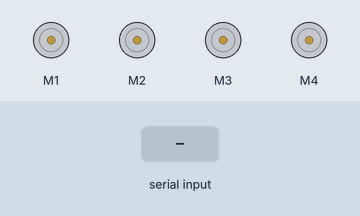
Simulated run of this sketch. Board: Arduino Mega 2560, built with avr-gcc and run on an emulated ATmega2560. Shown: 4 × DC motor (green arrow = forward, orange = backward, longer = faster). Inputs (shaded band) come from the test bench.

Above: at 1.2 s.
1.3 s: "a" received over Serial
At 2.1 s:
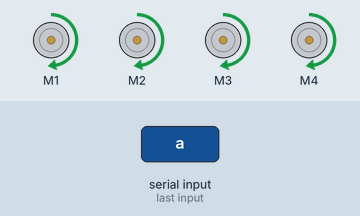
2.8 s: "b" received over Serial
At 3.2 s:
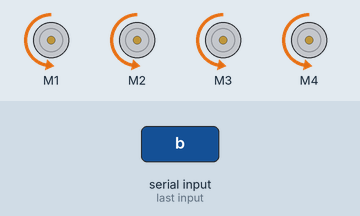
4.3 s: "d" received over Serial
At 12.1 s:
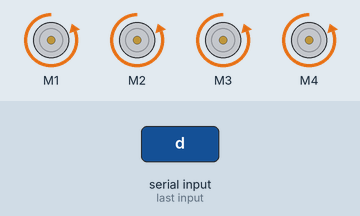
Timing chart, 0 to 17.8 s (numbered marks = the images above; inputs shaded):
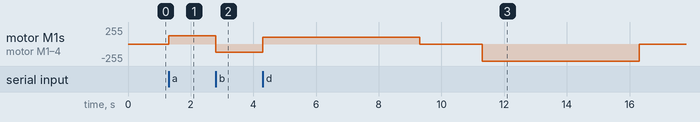

The sketch:

main_sketch.ino
```cpp
#include <Arduino.h>

#include <AFMotor.h>
AF_DCMotor MotorDI(1);
AF_DCMotor MotorDD(2);
AF_DCMotor MotorTI(3);
AF_DCMotor MotorTD(4);

void ordenMotores(uint8_t orden)
{
  MotorDI.run(orden);
  MotorDD.run(orden);
  MotorTI.run(orden);
  MotorTD.run(orden);
}

void velocidadMotores(int velocidad)
{
  MotorDI.setSpeed(velocidad);
  MotorDD.setSpeed(velocidad);
  MotorTI.setSpeed(velocidad);
  MotorTD.setSpeed(velocidad);
}

int seleccionarMarcha(char marcha)
{
  int v = 0;
  switch(marcha)
  {
    case '0':
        v = 0;
        break;
    case '1':
        v = 50;
        break;
    case '2':
        v = 100;
        break;
    case '3':
        v = 150;
        break;
    case '4':
        v = 200;
        break;
    case '5':
        v = 250;
        break;
    default:
      break;
  }
}

void setup() {
  ordenMotores(RELEASE);
  Serial.begin(9600);
}

void loop() {
  int velocidad = 127;
  char marcha = 1;
  int v2 = 0;

  velocidadMotores(velocidad);

  if (Serial.available())
  {
    char c = Serial.read();
    switch(c)
    {
      case 'a':
        ordenMotores(FORWARD);
        break;
      case 'b':
        ordenMotores(BACKWARD);
        break;
      case 'c':
        ordenMotores(RELEASE);
        break;
      case 'd':
        velocidadMotores(100);
        ordenMotores(FORWARD);
        delay(5000);
        ordenMotores(RELEASE);
        delay(2000);
        velocidadMotores(255);
        ordenMotores(BACKWARD);
        delay(5000);
        ordenMotores(RELEASE);
        break;
      case 'r':
        ordenMotores(RELEASE);
        break;
      case 'v':
      /*
        velocidad = (int)Serial.read();
        velocidadMotores(velocidad);
        */
        /*
         marcha = Serial.read(); //@FIXME consigo que leea otra vez el dato para cambiar de marcha, no se si es por culpa del python o del sketch
         velocidad = seleccionarMarcha(marcha);
         velocidadMotores(velocidad);
         */
         if((v2 + 10) <= 255)
         {
          v2 = v2 + 10;
         }

         velocidadMotores(v2);
         break;
       case 'w':
         if((v2 - 10) >= 0)
         {
          v2 = v2 - 10;
         }
         velocidadMotores(v2);
         break;

      default:
        break;
    }

  }
}
```

Measured:
- after the input at 1.3 s, motor M1–4: stopped → forward 127/255 at once
- after the input at 2.8 s, motor M1–4: forward 127/255 → backward 127/255 at once
- after the input at 4.3 s, motor M1–4: backward 127/255 → forward 100/255 at once, → stopped 5.0 s later, → backward 255/255 2.0 s later, → stopped 5.0 s later
